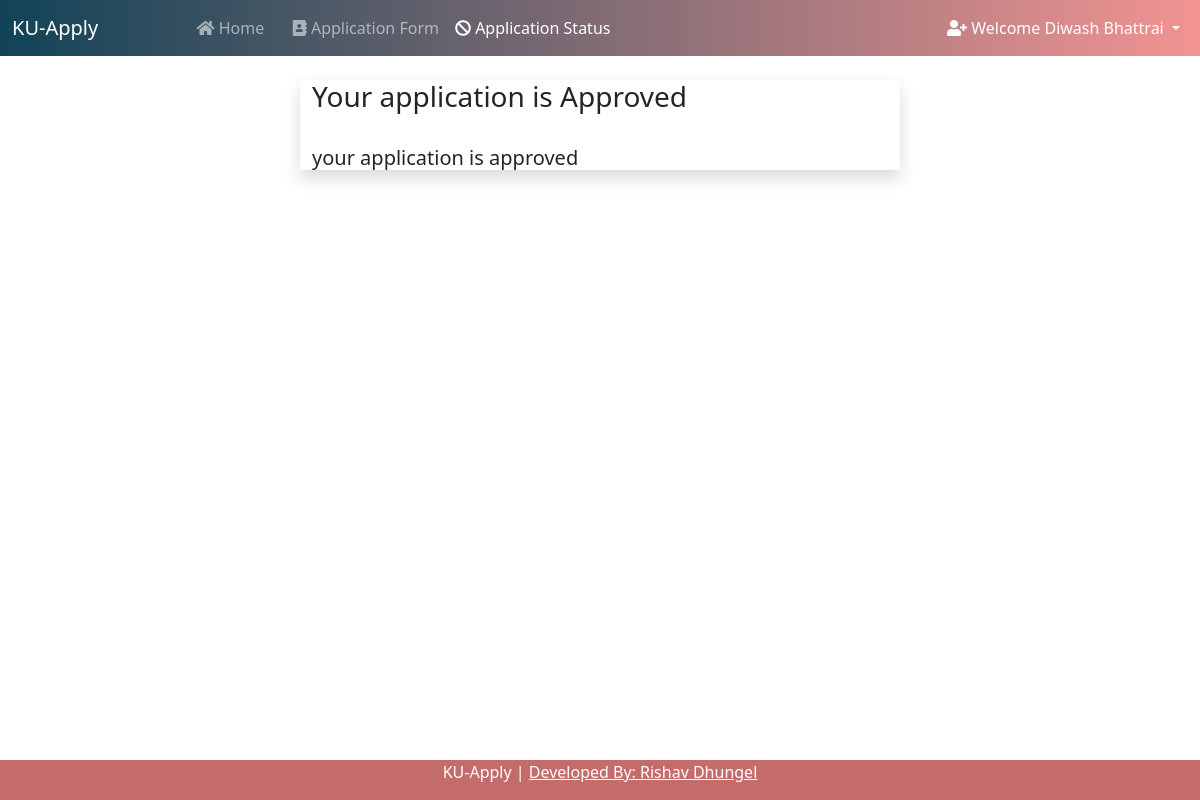
/status/ (signed in), run on the app's committed database.
### college/models.py (models this page shows, shortened)
class Application(models.Model):
    COURSES = (
    ('Bachelor of Business Information Systems', 'Bachelor of Business Information Systems'),
    ('Bachelor of Business Adminstration', 'Bachelor of Business Adminstration'),
    )
    STATUS = (
        ('Approved', 'Approved'),
        ('Pending', 'Pending'),
        ('Rejected', 'Rejected'),
    )
    user = models.OneToOneField(User, on_delete=models.CASCADE, blank=True, null=True)
    course = models.CharField(max_length=100, choices= COURSES)
    name = models.CharField(max_length=200)
    email = models.CharField(max_length=200)
    phone_no = models.CharField(max_length=200)
    address = models.TextField(max_length=200)
    student_profile = models.ImageField(upload_to="images")
    voucher = models.ImageField(upload_to="images", null=True)
    SLC_passing_certificate = models.ImageField(upload_to="images", null=True)
    SLC_percentage = models.DecimalField(max_digits=4, decimal_places=2, null=True)
    SLC_marksheet = models.ImageField(upload_to="images", null=True)
    SLC_passing_certificate = models.ImageField(upload_to="images", null=True)
    SLC_leaving_certificate = models.ImageField(upload_to="images", null=True)
    high_percentage = models.DecimalField(max_digits=4, decimal_places=2, null=True)
    high_marksheet = models.ImageField(upload_to="images", null=True)
    high_passing_certificate = models.ImageField(upload_to="images", null=True)
    high_leaving_certificate = models.ImageField(upload_to="images", null=True)
    Application_Status = models.TextField(max_length=100, choices=STATUS, default="Pending")
    message = models.TextField(max_length=100, default="", null=True, blank=True)

### college/views.py (the view)
# urls.py: path("status/", views.status, name="status"),
def status(request):
    if not request.user.is_authenticated:
        return redirect("/login")
    application = Application.objects.get(user=request.user)
    return render(request, "status.html", {'application':application})

### college/templates/status.html (shortened to what this page needs)
{% extends 'basic.html' %}
{% block status %} active {% endblock %}
{% block body %}
<div class="container w-50 mt-4 shadow">
    <h3>Your application is {{application.Application_Status}}</h3>
    <br>
    <h5>{{application.message}}</h5>
</div>
{% endblock %}

### college/templates/basic.html (shortened to what this page needs)
<!doctype html>
<html lang="en">
  <head>
    <link href="https://cdn.jsdelivr.net/npm/bootstrap@5.0.2/dist/css/bootstrap.min.css" rel="stylesheet">
    <link rel="stylesheet" href="https://cdnjs.cloudflare.com/ajax/libs/font-awesome/5.15.3/css/all.min.css">
  </head>
  <body>
    <nav class="navbar navbar-expand-lg navbar-dark">
        <div class="container-fluid">
          <a class="navbar-brand" href="#">KU-Apply</a>
          <div class="container w-75">
          <div class="collapse navbar-collapse" id="navbarSupportedContent">
            <ul class="navbar-nav me-auto mb-lg-0">
              <li class="nav-item">
                <a class="nav-link {% block home %} {% endblock %}" aria-current="page" href="/"><i class="fa fa-home"></i> Home</a>
              </li>
              {% if user.is_authenticated %}
              <li class="nav-item">
                <a class="nav-link {% block application_form %} {% endblock %}" href="/application_form/"><i class="fa fa-address-book"></i> Application Form </a>
              </li>
              <li class="nav-item">
                <a class="nav-link {% block status %} {% endblock %}" href="/status/"><i class="fa fa-ban"></i> Application Status</a>
              </li>
            </ul>
          </div>
          </div>
          <div class="collapse navbar-collapse" id="navbarNavDarkDropdown">
            <ul class="navbar-nav">
              <li class="nav-item dropdown">
                <a class="nav-link active dropdown-toggle" href="#" id="navbarDarkDropdownMenuLink" role="button" data-bs-toggle="dropdown" aria-expanded="false">
                <i class="fa fa-user-plus"></i>  Welcome {{request.user.get_full_name}}
                </a>
              </li>
            </ul>
          </div>
          {% endif %}
        </div>
      </nav>
    {% block body %}
    {% endblock %}
  </body>
  <div class="footer">
    <p>KU-Apply | <a style="color:white;" href='https://rishavdhungel.com.np' >Developed By: Rishav Dhungel</a></p>
  </div>
</html>

### college/templates/basic.html (style rules this page uses)
.navbar { background: #114357; background: -webkit-linear-gradient(to left, #F29492, #114357); background: linear-gradient(to left, #F29492, #114357); }
.footer { position: fixed; left: 0; bottom: 0; width: 100%; background-color: rgb(196, 107, 107); color: white; text-align: center; }
a { text-decoration:underline; color:rgb(0, 0, 0); }

### data on the page
Application: Application_Status "Approved", message "your application is approved"

### other printed values
{{ request.user.get_full_name }} "Diwash Bhattrai"
